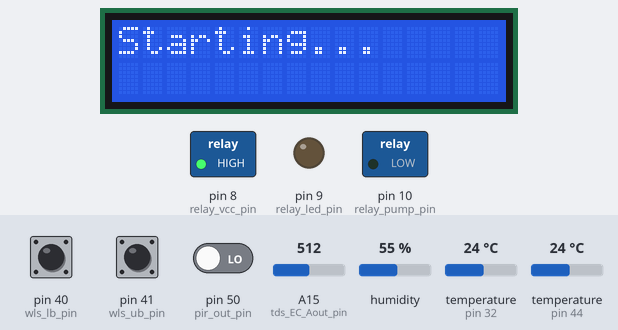
Simulated run of this sketch. Board: Arduino Mega 2560, built with avr-gcc and run on an emulated ATmega2560. Shown: 16×2 character LCD, switched loads named in the sketch (green lamp = pin HIGH), output pins drawn as LEDs (lit = HIGH). Wiring (inferred from the names in the program): DHT11 sensor: data pin 44. The inputs (shaded band) are chosen by the test bench; at power-on: pin 40 (wls_lb_pin) HIGH, A15 (tds_EC_Aout_pin) = 512, temperature (sensors on pin 32, pin 44) 24 °C, pin 41 (wls_ub_pin) HIGH, pin 50 (pir_out_pin) LOW, humidity 55 %. The local clock reads 2024-03-15 10:24:30 at power-on unless the sketch sets it; pins used as bus, display or sensor lines are not drawn; what the sketch prints to the serial monitor is not drawn.

Above: at 1.2 s.
1.3 s: pin 40 (wls_lb_pin) pulled LOW for 3.2 s
At 4.8 s:
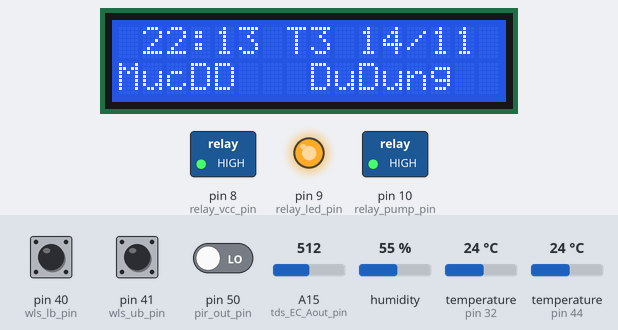
6.0 s: A15 (tds_EC_Aout_pin) set to 54
At 16.9 s:
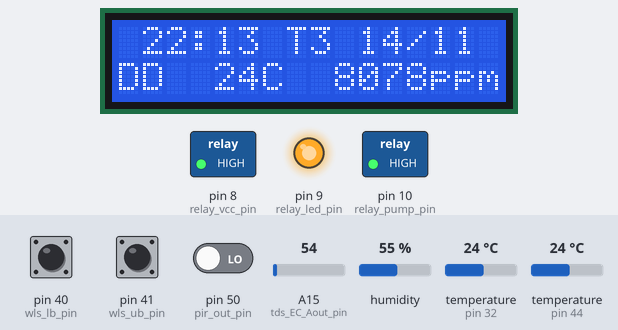
20.0 s: A15 (tds_EC_Aout_pin) set to 45
At 25.5 s:
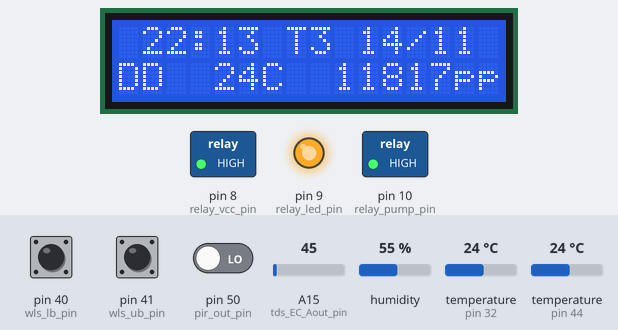
32.5 s: temperature (sensor on pin 32) set to 41 °C
At 43.9 s:
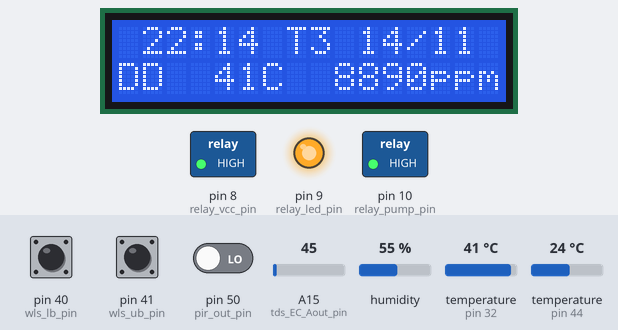
46.5 s: pin 41 (wls_ub_pin) pulled LOW for 3.2 s
At 49.6 s:
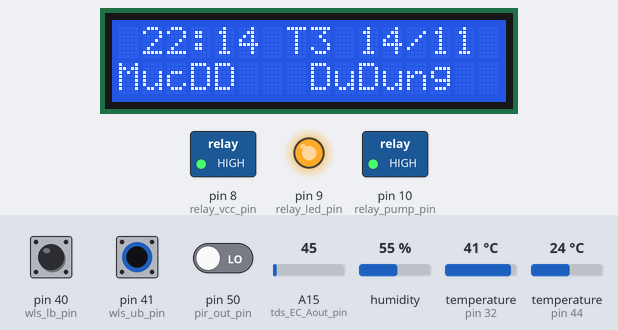
52.3 s: A15 (tds_EC_Aout_pin) set to 30
At 62.5 s:
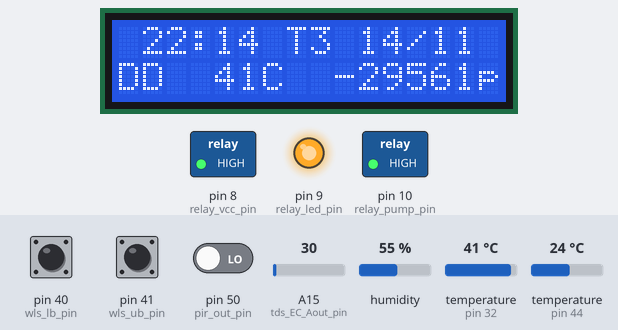
Timing chart, 0 to 64.0 s (numbered marks = the images above; inputs shaded):
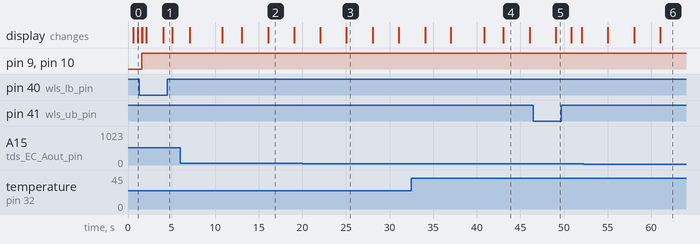

The sketch:

system.ino
```cpp
/*
Thuc Hanh High school - HCMUE
A project on Household Aeroponic System
Arduino Model: Arduino Mega 2560
*/

/* ====== PIN LIST ====== */

// LED Relays
const int relay_vcc_pin = 8;
const int relay_led_pin = 9;
const int relay_pump_pin = 10;
const int relay_gnd_pin = 7;

// PIR
const int pir_out_pin = 50;
const int pir_vcc_pin = 52;
const int pir_gnd_pin = 53;

// DHT11
const int dht11_out_pin = 44;
const int dht11_vcc_pin = 46;
const int dht11_gnd_pin = 47;

// WLS
const int wls_lb_pin = 40;
const int wls_ub_pin = 41;
const int wls_gnd1_pin = 38;
const int wls_gnd2_pin = 1;

// TDS
// tds_temp pins
const int tds_onewire_bus = 32;
const int tds_temp_vcc_pin = 34;
const int tds_temp_gnd_pin = 35;
// tds_EC pins
const int tds_EC_Aout_pin = A15; // analog OUT
const int tds_EC_gnd_pin = 31;
const int tds_EC_vcc_pin = 30;

/* ========== COMPONENT SPECIFICATION ========== */

/* __________RTC__________ */
// Libraries
#include <Wire.h>
#include <RTClib.h>

// Object
RTC_DS3231 rtc;

// Time recorder
unsigned long CurrentTime;

// Start/end of day - Day/night mode
int DayStart = 6;
int DayEnd = 18;
bool DayMode;

void rtc_setup() {
    rtc.begin();
    rtc.adjust(DateTime(2000, 1, 1, 0, 0, 0));
    rtc.adjust(DateTime(F(__DATE__), F(__TIME__)));
}

void Timer(unsigned long &LastActive, bool &Locked, int LockTime, int OperateTime) {
    if ((CurrentTime < LastActive + LockTime)) {
        Locked = true;
    }
    else {
        Locked = false;
        if (CurrentTime >= LastActive + LockTime + OperateTime) {
            LastActive = CurrentTime;
        }
    }
}

void DayModeCheck(int hour) {
    if ((hour >= DayStart) && (hour < DayEnd)) {
        DayMode = true;
    }
    else {
        DayMode = false;
    }
}

/* __________PIR__________ */
// Value
int pir_val;

void pir_setup() {
    pinMode(pir_vcc_pin, OUTPUT);
    digitalWrite(pir_vcc_pin, HIGH);

    pinMode(pir_gnd_pin, OUTPUT);
    digitalWrite(pir_gnd_pin, LOW);
}

void pir_read() {
    pir_val = digitalRead(pir_out_pin);
}

/* __________Relay__________ */
// Time management
unsigned long relay_pump_LastActive;
bool relay_pump_Locked;
const int relay_pump_LockTime = 300;
const int relay_pump_OperateTime = 3;

void relay_setup() {
    pinMode(relay_vcc_pin, OUTPUT);
    digitalWrite(relay_vcc_pin, HIGH);

    // pinMode(relay_gnd_pin, OUTPUT);
    // digitalWrite(relay_gnd_pin, LOW);

    pinMode(relay_led_pin, OUTPUT);

    pinMode(relay_pump_pin, OUTPUT);
}

void relay_led_control() {
    if (DayMode) {
        digitalWrite(relay_led_pin, LOW);
    }
    else {
        if (pir_val == HIGH) {
            digitalWrite(relay_led_pin, LOW);
        }
        else {
            digitalWrite(relay_led_pin, HIGH);
        }
    }
}

void relay_pump_control() {
    if (!relay_pump_Locked) {
        digitalWrite(relay_pump_pin, LOW);
    }
    else {
        digitalWrite(relay_pump_pin, HIGH);
    }
}

/* __________DHT11__________ */
// Library
#include <dht.h>

// Object
dht dht11;

// Values
int dht11_temp;
int dht11_humd;

// Time management
unsigned long dht11_LastActive;
bool dht11_Locked;
const int dht11_LockTime = 2;
const int dht11_OperateTime = 0;

void dht11_setup() {
    pinMode(dht11_vcc_pin, OUTPUT);
    digitalWrite(dht11_vcc_pin, HIGH);

    pinMode(dht11_gnd_pin, OUTPUT);
    digitalWrite(dht11_gnd_pin, LOW);
}

void dht11_read() {
    if (!dht11_Locked) {
        dht11.read11(dht11_out_pin);
        dht11_temp = dht11.temperature;
        dht11_humd = dht11.humidity;
    }
}

/* __________TDS__________ */
#include <OneWire.h>
#include <DallasTemperature.h>

// Resistors
const int tds_EC_R_chosen = 1000; // any resistor with the resistance of >300 ohm would work
const int tds_EC_R_pin = 25; // resistance of the pin

// Calibration constants
const float tds_EC_PPM_conversion = 0.7; // EC to PPM conversion constant
const float tds_EC_tempcoef = 0.019; // Temperature coefficient
const float tds_EC_K = 2.88;

// Objects
OneWire tds_onewire(tds_onewire_bus);
DallasTemperature tds_temp_sensor(&tds_onewire);

// Time management
unsigned long tds_LastActive;
bool tds_Locked;
const int tds_LockTime = 10;
const int tds_OperateTime = 0;

// Values
int tds_temp_temperature;
int tds_EC_ppm;

void tds_setup() {
    // Set up TDS Temperature sensor pins
    pinMode(tds_temp_vcc_pin, OUTPUT);
    digitalWrite(tds_temp_vcc_pin, HIGH);

    pinMode(tds_temp_gnd_pin, OUTPUT);
    digitalWrite(tds_temp_gnd_pin, LOW);

    // Set up TDS EC sensor pins
    pinMode(tds_EC_vcc_pin, OUTPUT);

    pinMode(tds_EC_gnd_pin, OUTPUT);
    digitalWrite(tds_EC_gnd_pin, LOW);

    pinMode(tds_EC_Aout_pin, INPUT);

    tds_temp_sensor.begin();
}

void tds_read() {
    if (!tds_Locked) {
        // _*Temperature sensor*_
        // Read solution's temperature
        tds_temp_sensor.requestTemperatures();
        tds_temp_temperature = tds_temp_sensor.getTempCByIndex(0);

        // _*EC sensor*_
        // Provide tds_EC_vcc_pin with HIGH voltage to start measuring
        // Then stop after measurement has been done
        digitalWrite(tds_EC_vcc_pin, HIGH);
        // Read EC's analog input twice, since first read returns incorrect result
        float tds_EC_V_raw;
        for (int i = 0; i < 2; i++) {
            tds_EC_V_raw = analogRead(tds_EC_Aout_pin);
        }
        digitalWrite(tds_EC_vcc_pin, LOW);

        // Calculations
        float tds_EC_V_in = 5;
        float tds_EC_V_drop = (tds_EC_V_in * tds_EC_V_raw) / 1024.0;
        // Solution's resistance
        float tds_EC_R_solution = (tds_EC_V_drop * tds_EC_R_chosen) / (tds_EC_V_in - tds_EC_V_drop) - tds_EC_R_pin;
        // Solution's electrical conductivity
        float tds_EC_ECval = 1000 / (tds_EC_R_solution * tds_EC_K);
        // Solution's electrical conductivity at 25 degree Celcius
        float tds_EC_EC25val = tds_EC_ECval / (1 + tds_EC_tempcoef * (tds_temp_temperature - 25.0));
        // Solution's ppm
        tds_EC_ppm = (tds_EC_EC25val) * (tds_EC_PPM_conversion * 1000);
    }
}

/* __________WLS__________ */
#include <QueueArray.h>

// Waterlevel
int wls_waterlevel;

void wls_setup() {
    pinMode(wls_lb_pin, INPUT_PULLUP);
    pinMode(wls_ub_pin, INPUT_PULLUP);

    pinMode(wls_gnd1_pin, OUTPUT);
    digitalWrite(wls_gnd1_pin, LOW);
    pinMode(wls_gnd2_pin, OUTPUT);
    digitalWrite(wls_gnd2_pin, LOW);
}

void wls_read() {
    if (tds_Locked) {
        // Pull pins to HIGH
        digitalWrite(wls_lb_pin, HIGH);
        digitalWrite(wls_ub_pin, HIGH);

        // Digital inputs are converted to signals of 0 and 1
        // 0 ~ circuit is opened; 1 ~ circuit is closed
        int wls_lb_read;
        int wls_ub_read;

        // A queue for each sensor
        static QueueArray <int> wls_lb_sigqueue;
        static QueueArray <int> wls_ub_sigqueue;

        // Set variables to count LOW signals from the input pins
        static int wls_lb_lsigcnt = 0;
        static int wls_ub_lsigcnt = 0;

        // Read sensor
        int wls_lb_val = digitalRead(wls_lb_pin);
        int wls_ub_val = digitalRead(wls_ub_pin);

        // Append signals to the queue
        wls_lb_sigqueue.enqueue(wls_lb_val);
        wls_ub_sigqueue.enqueue(wls_ub_val);

        // Count LOW signals from input pins
        if (wls_lb_val == LOW) {
            wls_lb_lsigcnt++;
        }
        if (wls_ub_val == LOW) {
            wls_ub_lsigcnt++;
        }

        // For the filter to start, the first 100 signals must be appended to each queue
        if (wls_lb_sigqueue.count() == 100) {

            // Set accuracy rate at >30/100 signals
            if (wls_lb_lsigcnt <= 30) {
                wls_lb_read = 0;
            }
            else {
                wls_lb_read = 1;
            }

            if (wls_ub_lsigcnt <= 30) {
                wls_ub_read = 0;
            }
            else {
                wls_ub_read = 1;
            }

            // Remove the first element of each queue
            if (wls_lb_sigqueue.front() == LOW) {
                wls_lb_lsigcnt--;
            }

            if (wls_ub_sigqueue.front() == LOW) {
                wls_ub_lsigcnt--;
            }

            wls_lb_sigqueue.dequeue();
            wls_ub_sigqueue.dequeue();

            // Return water level
            wls_waterlevel = -1 + wls_lb_read + wls_ub_read;
        }
        else {
            wls_waterlevel = 2;
        }
    }
    else {
        digitalWrite(wls_lb_pin, LOW);
        digitalWrite(wls_ub_pin, LOW);
    }
}

/* __________LCD__________ */
// Libraries
#include <LiquidCrystal_I2C.h>

// Object
LiquidCrystal_I2C lcd(0x3F, 16, 2);

// Time management
unsigned long lcd_LastActive;
bool lcd_Locked;
const int lcd_LockTime = 1;
const int lcd_OperateTime = 0;

// Tracker - determine the 2nd line
int lcd_tracker = 0;

void lcd_setup() {
    lcd.begin();
    lcd.backlight();
}

String lcd_twochar(int num) {
    String str = String(num);
    if (str.length() == 1) {
        str = "0" + str;
    }
    return str;
}

void lcd_show_time(int day, int month, int year, int hour, int minute, int second, int weekday) {
    if (!lcd_Locked) {
        lcd.setCursor(0, 0);
        String WeekDay[7] = {"SU", "MO", "TU", "WE", "TH", "FR", "SA"};
        String WeekDay_vi[7] = {"CN", "T2", "T3", "T4", "T5", "T6", "T7"};

        String DD = lcd_twochar(day);
        String MM = lcd_twochar(month);
        String YY = lcd_twochar(year % 100);
        String hh = lcd_twochar(hour);
        String mm = lcd_twochar(minute);
        String ss = lcd_twochar(second);

        lcd.setCursor(1, 0);
        lcd.print(hh + ":" + mm + " " + WeekDay_vi[weekday] + " " + DD + "/" + MM);
    }
}

void lcd_clearline(int line) {
    lcd.setCursor(0, line);
    for (int i = 0; i < 16; i++) {
        lcd.print(" ");
    }
}

void lcd_show_dht11() {
    lcd_clearline(1);
    lcd.setCursor(0, 1);
    lcd.print("KK");
    lcd.setCursor(5, 1);
    lcd.print(String(dht11_temp) + "C");
    lcd.setCursor(11, 1);
    lcd.print(String(dht11_humd) + "%");
}

void lcd_show_wls() {
    lcd_clearline(1);
    lcd.setCursor(0, 1);
    lcd.print("MucDD");
    lcd.setCursor(8, 1);
    switch (wls_waterlevel) {
        case -1: {
            lcd.print("Thieu!");
        }
            break;
        case 0: {
            lcd.print("DuDung");
        }
            break;
        case 1: {
            lcd.print("QuaDay!");
        }
            break;
        case 2: {
            lcd.print("DangDoc..");
        }
            break;
    }
}

void lcd_show_tds() {
    lcd_clearline(1);
    lcd.setCursor(0, 1);
    lcd.print("DD");
    lcd.setCursor(4, 1);
    lcd.print(String(tds_temp_temperature) + "C");
    lcd.setCursor(9, 1);
    lcd.print(String(tds_EC_ppm) + "ppm");
}

void lcd_show_sensors() {
    if ((!lcd_Locked) && (lcd_tracker < 9)) {
        lcd_tracker++;
        if (lcd_tracker <= 3) {
            lcd_show_dht11();
        }
        else if (lcd_tracker <= 6) {
            lcd_show_wls();
        }
        else {
            lcd_show_tds();
        }
    }
    if (!DayMode) {
        if (lcd_tracker == 9) {
            lcd_tracker = 0;
        }
    }
}

void lcd_show_ledActiveTime(int hour, int minute) {
    if ((!lcd_Locked) && (DayMode) && (lcd_tracker >= 9)) {
        lcd_tracker++;
        lcd_clearline(1);
        lcd.setCursor(0, 1);
        lcd.print("DenSang");
        lcd.setCursor(9, 1);
        lcd.print(lcd_twochar(hour - DayStart) + ":" + lcd_twochar(minute));
        if (lcd_tracker == 12) {
            lcd_tracker = 0;
        }
    }
}

/* __________Serial Monitor__________ */
// Time management
unsigned long sm_LastActive;
bool sm_Locked;
const int sm_LockTime = 1;
const int sm_OperateTime = 0;

void sm_rtc(int day, int month, int year, int hour, int minute, int second) {
    if (!sm_Locked) {
        Serial.print("+ RTC: ");
        Serial.print(String(day) + "/" + String(month) + "/" + String(year) + " - ");
        Serial.println(String(hour) + ":" + String(minute) + ":" + String(second));
    }
}

void sm_dht11() {
    if (!sm_Locked) {
        Serial.print("+ DHT11: ");
        Serial.println(String(dht11_temp) + "C - " + String(dht11_humd) + "%");
    }

}

void sm_wls() {
    if (!sm_Locked) {
        Serial.print("+ WLS: ");
        switch (wls_waterlevel) {
            case -1: {
                Serial.println("Below LB");
            }
                break;
            case 0: {
                Serial.println("Between LB and UB");
            }
                break;
            case 1: {
                Serial.print("Above UB");
            }
                break;
            case 2: {
                Serial.print("Reading...");
            }
                break;
        }
    }
}

void sm_tds() {
    if (!sm_Locked) {
        Serial.print("+ TDS: ");
        Serial.println(String(tds_temp_temperature) + "C - " + String(tds_EC_ppm) + "ppm");
        Serial.println("LCD tracker: " + String(lcd_tracker));
    }
}

/* ========== MAIN PROGRAM ==========*/
void setup() {
    Serial.begin(9600);
    rtc_setup();
    pir_setup();
    relay_setup();
    dht11_setup();
    wls_setup();
    tds_setup();
    lcd_setup();
}

void loop() {
    DateTime now = rtc.now();
    CurrentTime = now.secondstime();
    static bool Initialized = false;

    if (!Initialized) {
        // Set LastActive Time
        dht11_LastActive = CurrentTime;
        tds_LastActive = CurrentTime;
        lcd_LastActive = CurrentTime;
        relay_pump_LastActive = CurrentTime;
        sm_LastActive = CurrentTime;

        // Animation
        lcd.clear();
        lcd.setCursor(0, 0);
        lcd.print("Starting");
        for (int i = 0; i < 3; i++) {
            lcd.print(".");
            delay(500);
        }
        lcd.clear();

        Initialized = true;
    }
    else {
        // Time management
        DayModeCheck(now.hour());
        Timer(dht11_LastActive, dht11_Locked, dht11_LockTime, dht11_OperateTime);
        Timer(tds_LastActive, tds_Locked, tds_LockTime, tds_OperateTime);
        Timer(lcd_LastActive, lcd_Locked, lcd_LockTime, lcd_OperateTime);
        Timer(relay_pump_LastActive, relay_pump_Locked, relay_pump_LockTime, relay_pump_OperateTime);
        Timer(sm_LastActive, sm_Locked, sm_LockTime, sm_OperateTime);

        // Sensor reads
        pir_read();
        dht11_read();
        wls_read();
        tds_read();

        // Relay control
        relay_led_control();
        relay_pump_control();

        // Show data on display
        lcd_show_time(now.day(), now.month(), now.year(), now.hour(), now.minute(), now.second(), now.dayOfTheWeek());
        lcd_show_sensors();
        lcd_show_ledActiveTime(now.hour(), now.minute());

        // Serial monitor
        sm_rtc(now.day(), now.month(), now.year(), now.hour(), now.minute(), now.second());
        sm_dht11();
        sm_wls();
        sm_tds();
    }
}
```

Measured:
- after the input at 1.3 s, the display: first differs from a run without the input after 2.8 s (image 1)
- after the input at 32.5 s, the display: first differs from a run without the input after 10.5 s (image 4)
- after the input at 46.5 s, the display: changes after 2.5 s (image 5)
- after the input at 52.3 s, the display: first differs from a run without the input after 8.8 s (image 6)
- what the display in image 2 shows lasts 2.9 s, from 16.1 s to 19.0 s
